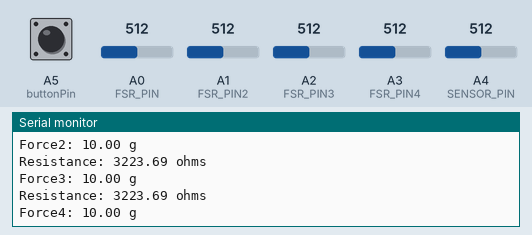
A sketch run on a simulated Teensy 4. Shown: the last lines printed to the serial monitor. The inputs (shaded band) are chosen by the test bench; at power-on: A0 (FSR_PIN) = 512, A1 (FSR_PIN2) = 512, A2 (FSR_PIN3) = 512, A3 (FSR_PIN4) = 512, A4 (SENSOR_PIN) = 512, A5 (buttonPin) LOW.

Above: at 1.2 s.
1.3 s: A0 (FSR_PIN) set to 610
At 2.45 s:
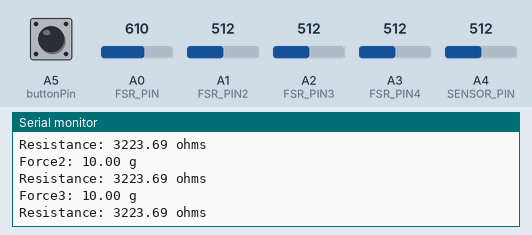
2.8 s: A1 (FSR_PIN2) set to 610
4.3 s: A2 (FSR_PIN3) set to 610
At 4.49 s:
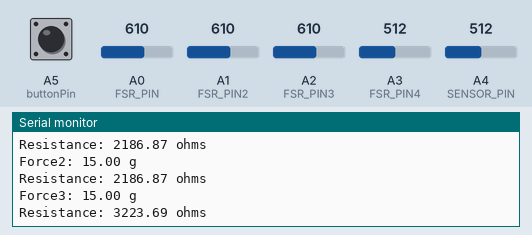
5.8 s: A3 (FSR_PIN4) set to 610
At 5.92 s:
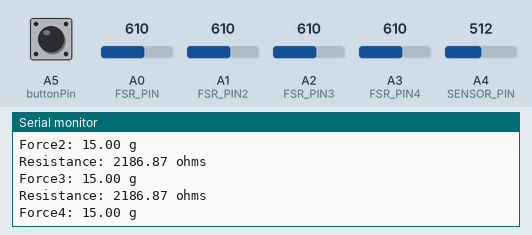
7.3 s: A4 (SENSOR_PIN) set to 610
At 7.55 s:
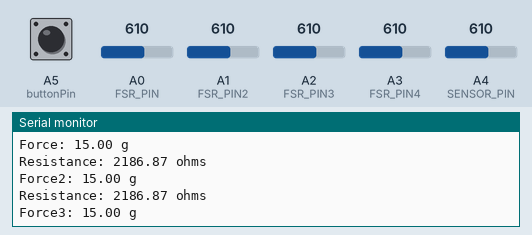
8.8 s: A5 (buttonPin) pulled HIGH for 0.15 s
Timing chart, 0 to 11.4 s (numbered marks = the images above; inputs shaded):
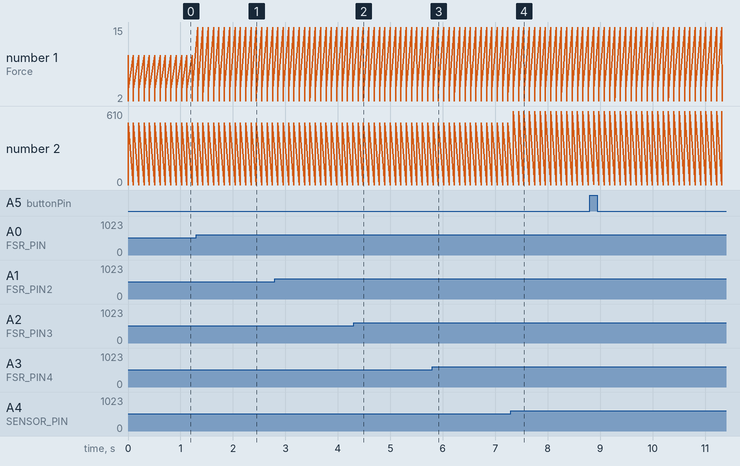

Measured:
- after the input at 1.3 s, the serial monitor: prints a new line at once (image 1)
- after the input at 4.3 s, the serial monitor: prints a new line after 0.09 s (image 2)
- after the input at 5.8 s, the serial monitor: prints a new line at once (image 3)
- after the input at 7.3 s, the serial monitor: prints a new line at once (image 4)
- plotted number 2: 512 → 610 after the input at 7.3 s

The sketch:

PressureSensor4.ino
```cpp
/******************************************************************************
Force_Sensitive_Resistor_Example.ino
Example sketch for SparkFun's force sensitive resistors
  (https://www.sparkfun.com/products/9375)
Jim Lindblom @ SparkFun Electronics
April 28, 2016

Create a voltage divider circuit combining an FSR with a 3.3k resistor.
- The resistor should connect from A0 to GND.
- The FSR should connect from A0 to 3.3V
As the resistance of the FSR decreases (meaning an increase in pressure), the
voltage at A0 should increase.

Development environment specifics:
Arduino 1.6.7
******************************************************************************/
const int FSR_PIN = A0; // Pin connected to FSR/resistor divider
const int FSR_PIN2 = A1;
const int FSR_PIN3 = A2;
const int FSR_PIN4 = A3;
const int buttonPin = 19;
int buttonState = 0;
const int SENSOR_PIN = A4;      // Analog input pin
int sensorValue = 0;
// Measure the voltage at 5V and resistance of your 3.3k resistor, and enter
// their value's below:
const float VCC = 4.98; // Measured voltage of Ardunio 5V line
const float R_DIV = 3230.0; // Measured resistance of 3.3k resistor
const float VCC2 = 4.98; // Measured voltage of Ardunio 5V line
const float R_DIV2 = 3230.0; // Measured resistance of 3.3k resistor
const float VCC3 = 4.98; // Measured voltage of Ardunio 5V line
const float R_DIV3 = 3230.0; // Measured resistance of 3.3k resistor
const float VCC4 = 4.98; // Measured voltage of Ardunio 5V line
const float R_DIV4 = 3230.0; // Measured resistance of 3.3k resistor
void setup()
{
  Serial.begin(9600);
  pinMode(FSR_PIN, INPUT);
  pinMode(FSR_PIN2, INPUT);
  pinMode(FSR_PIN3, INPUT);
  pinMode(FSR_PIN4, INPUT);
   pinMode(buttonPin, INPUT);
  digitalWrite(SENSOR_PIN, INPUT); //enable pullup resistor
}

void loop()
{
 buttonState = digitalRead(buttonPin);
   Serial.println(buttonState);


  // check if the pushbutton is pressed.
  // if it is, the buttonState is HIGH:

  // Read the voltage from the softpot (0-1023)
 sensorValue = analogRead(SENSOR_PIN);
//int softpotReading = analogRead(SENSOR_PIN);
int currentpotRead;
int lastRead;
currentpotRead = sensorValue;
if (currentpotRead > 5)
{
  if (abs(lastRead - currentpotRead) > 5)
  {

      usbMIDI.sendControlChange(9, map(currentpotRead, 0, 1023, 0, 127), 1);
      lastRead = currentpotRead;
  }
}
Serial.println(sensorValue);
//delay(200);

  int fsrADC = analogRead(FSR_PIN);
  // If the FSR has no pressure, the resistance will be
  // near infinite. So the voltage should be near 0.
  if (fsrADC != 0) // If the analog reading is non-zero
  {
    // Use ADC reading to calculate voltage:
    float fsrV = fsrADC * VCC / 1023.0;
    // Use voltage and static resistor value to
    // calculate FSR resistance:
    float fsrR = R_DIV * (VCC / fsrV - 1.0);
    Serial.println("Resistance: " + String(fsrR) + " ohms");
    // Guesstimate force based on slopes in figure 3 of
    // FSR datasheet:
    float force;
    float fsrG = 1.0 / fsrR; // Calculate conductance
    // Break parabolic curve down into two linear slopes:
    if (fsrR <= 600)
      force = (fsrG - 0.00075) / 0.00000032639;
    else
      force =  fsrG / 0.000000642857;
      force = map(force, 0, 6000, 0, 127);
      if (force > 0) {
      usbMIDI.sendControlChange(5, force, 1);
      }
    Serial.println("Force: " + String(force) + " g");
    Serial.println();
//delay(100);
  }
    int fsrADC2 = analogRead(FSR_PIN2);
  // If the FSR has no pressure, the resistance will be
  // near infinite. So the voltage should be near 0.
  if (fsrADC2 != 0) // If the analog reading is non-zero
  {
    // Use ADC reading to calculate voltage:
    float fsrV2 = fsrADC2 * VCC / 1023.0;
    // Use voltage and static resistor value to
    // calculate FSR resistance:
    float fsrR2 = R_DIV2 * (VCC / fsrV2 - 1.0);
    Serial.println("Resistance: " + String(fsrR2) + " ohms");
    // Guesstimate force based on slopes in figure 3 of
    // FSR datasheet:
    float force2;
    float fsrG2 = 1.0 / fsrR2; // Calculate conductance
    // Break parabolic curve down into two linear slopes:
    if (fsrR2 <= 600)
      force2 = (fsrG2 - 0.00075) / 0.00000032639;
    else
      force2 =  fsrG2 / 0.000000642857;
      force2 = map(force2, 0, 6000, 0, 127);
      if (force2 > 0) {
      usbMIDI.sendControlChange(6, force2, 1);
      }
    Serial.println("Force2: " + String(force2) + " g");
    Serial.println();


  // delay(100);
  }
  else
  {
    // No pressure detected
  }

   int fsrADC3 = analogRead(FSR_PIN3);
  // If the FSR has no pressure, the resistance will be
  // near infinite. So the voltage should be near 0.
  if (fsrADC3 != 0) // If the analog reading is non-zero
  {
    // Use ADC reading to calculate voltage:
    float fsrV3 = fsrADC3 * VCC / 1023.0;
    // Use voltage and static resistor value to
    // calculate FSR resistance:
    float fsrR3 = R_DIV3 * (VCC / fsrV3 - 1.0);
    Serial.println("Resistance: " + String(fsrR3) + " ohms");
    // Guesstimate force based on slopes in figure 3 of
    // FSR datasheet:
    float force3;
    float fsrG3 = 1.0 / fsrR3; // Calculate conductance
    // Break parabolic curve down into two linear slopes:
    if (fsrR3 <= 600)
      force3 = (fsrG3 - 0.00075) / 0.00000032639;
    else
      force3 =  fsrG3 / 0.000000642857;
      force3 = map(force3, 0, 6000, 0, 127);
       if (force3 > 0) {
      usbMIDI.sendControlChange(7, force3, 1);
       }
    Serial.println("Force3: " + String(force3) + " g");
    Serial.println();


  //delay(100);
  }
  else
  {
    // No pressure detected
  }
   int fsrADC4 = analogRead(FSR_PIN4);
  // If the FSR has no pressure, the resistance will be
  // near infinite. So the voltage should be near 0.
  if (fsrADC4 != 0) // If the analog reading is non-zero
  {
    // Use ADC reading to calculate voltage:
    float fsrV4 = fsrADC4 * VCC / 1023.0;
    // Use voltage and static resistor value to
    // calculate FSR resistance:
    float fsrR4 = R_DIV4 * (VCC / fsrV4 - 1.0);
    Serial.println("Resistance: " + String(fsrR4) + " ohms");
    // Guesstimate force based on slopes in figure 3 of
    // FSR datasheet:
    float force4;
    float fsrG4 = 1.0 / fsrR4; // Calculate conductance
    // Break parabolic curve down into two linear slopes:
    if (fsrR4 <= 600)
      force4 = (fsrG4 - 0.00075) / 0.00000032639;
    else
      force4 =  fsrG4 / 0.000000642857;
      force4 = map(force4, 0, 6000, 0, 127);
       if (force4 > 0) {
      usbMIDI.sendControlChange(8, force4, 1);
       }
    Serial.println("Force4: " + String(force4) + " g");
    Serial.println();

  }
  else
  {
    // No pressure detected
  }
   if (buttonState == HIGH) {
  //  int on;
   // on = 1;
          usbMIDI.sendControlChange(10, 1, 1);
  }
  if (buttonState == LOW)  {
  //  int off;
   // off = 0;
     usbMIDI.sendControlChange(10, 0, 1);
  }

   delay(100);
  }
```
